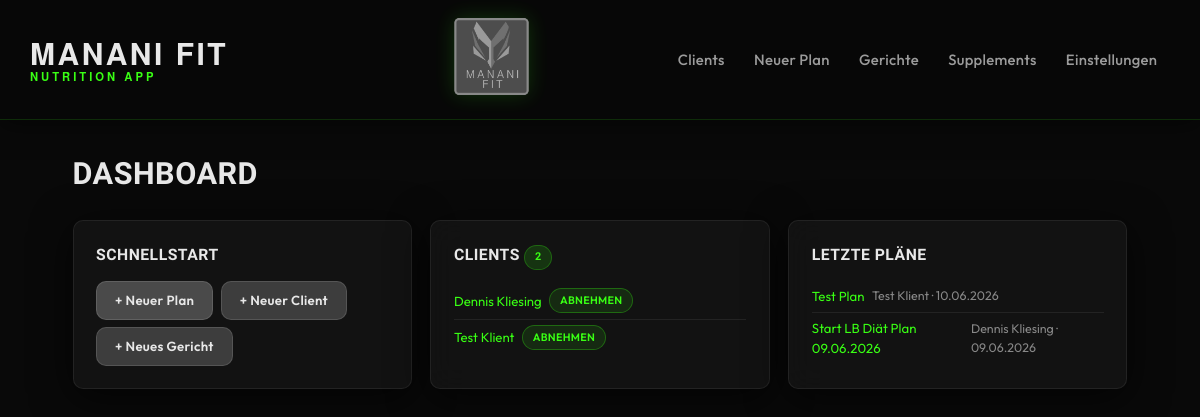
Before: / with the older database file.
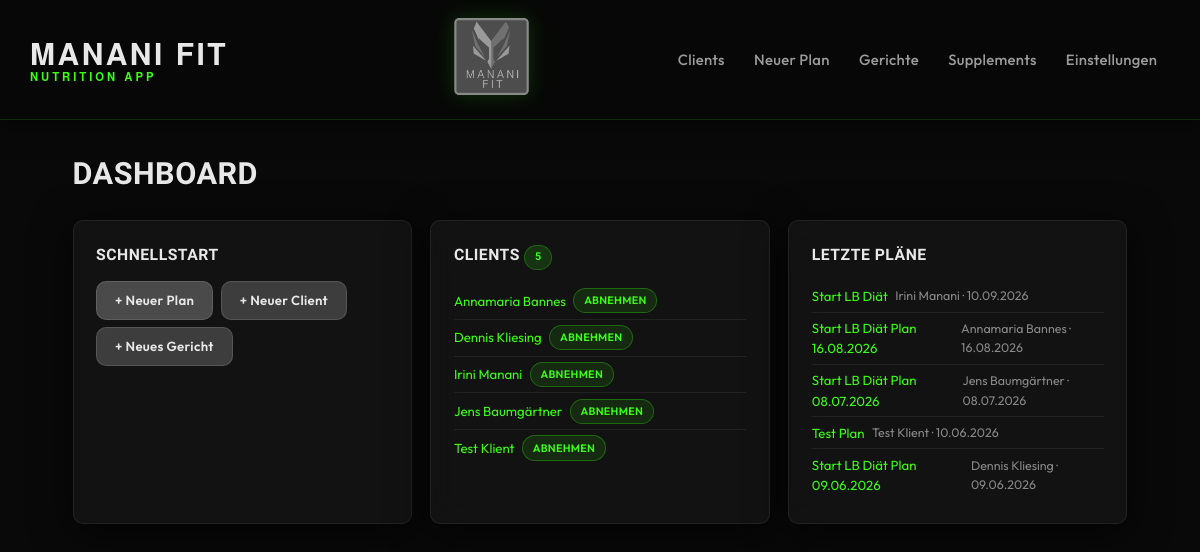
After: the same page with the newer database file.
### models.py (models this page shows, shortened)
class Client(db.Model):
    __tablename__ = "clients"
    __allow_unmapped__ = True
    id: int = db.Column(db.Integer, primary_key=True)
    name: str = db.Column(db.String(120), nullable=False)
    email: str | None = db.Column(db.String(200))
    phone: str | None = db.Column(db.String(50))
    birthdate: date | None = db.Column(db.Date)
    gender: str | None = db.Column(db.String(20))
    weight_kg: float | None = db.Column(db.Float)
    height_cm: float | None = db.Column(db.Float)
    goal: str = db.Column(db.String(30), nullable=False, default="Halten")
    restrictions_text: str | None = db.Column(db.Text)
    restriction_tags: str = db.Column(db.Text, default="[]")
    created_at: datetime = db.Column(db.DateTime, default=datetime.utcnow)
    updated_at: datetime = db.Column(
        db.DateTime, default=datetime.utcnow, onupdate=datetime.utcnow
    )
    is_archived: bool = db.Column(db.Boolean, default=False)
    macro_overrides: str | None = db.Column(db.Text, nullable=True)
    plans = db.relationship("MealPlan", back_populates="client", lazy="dynamic")

class MealPlan(db.Model):
    __tablename__ = "meal_plans"
    __allow_unmapped__ = True
    id: int = db.Column(db.Integer, primary_key=True)
    client_id: int = db.Column(db.Integer, db.ForeignKey("clients.id"), nullable=False)
    name: str = db.Column(db.String(200), nullable=False)
    date_created: datetime = db.Column(db.DateTime, default=datetime.utcnow)
    date_modified: datetime = db.Column(
        db.DateTime, default=datetime.utcnow, onupdate=datetime.utcnow
    )
    kcal_target: int = db.Column(db.Integer, nullable=False)
    n_meals: int = db.Column(db.Integer, nullable=False, default=3)
    goal: str = db.Column(db.String(30), nullable=False)
    notes: str | None = db.Column(db.Text)
    status: str = db.Column(db.String(10), default="draft")
    include_supplements: bool = db.Column(db.Boolean, default=False)
    macro_overrides: str | None = db.Column(db.Text, nullable=True)
    client = db.relationship("Client", back_populates="plans")
    meal_slots = db.relationship(
        "MealSlot",
        back_populates="plan",
        order_by="MealSlot.position",
        cascade="all, delete-orphan",
    )
    supplements = db.relationship(
        "PlanSupplement",
        back_populates="plan",
        order_by="PlanSupplement.position",
        cascade="all, delete-orphan",
    )

### app.py (the view)
    @app.route("/")
    def index():
        clients = Client.query.filter_by(is_archived=False).order_by(Client.name).all()
        recent_plans = (
            MealPlan.query.order_by(MealPlan.date_created.desc()).limit(5).all()
        )
        return render_template(
            "index.html", clients=clients, recent_plans=recent_plans
        )

### templates/index.html (shortened to what this page needs)
{% extends "base.html" %}
{% block content %}
<div class="page-header">
  <h1>Dashboard</h1>
</div>
<div class="dashboard-grid">
  <section class="card">
    <h2>Schnellstart</h2>
    <div class="quick-actions">
      <a href="{{ url_for('plans_new') }}" class="btn btn--primary">+ Neuer Plan</a>
      <a href="{{ url_for('clients_new') }}" class="btn btn--secondary">+ Neuer Client</a>
      <a href="{{ url_for('dishes_new') }}" class="btn btn--secondary">+ Neues Gericht</a>
    </div>
  </section>
  <section class="card">
    <h2>Clients <span class="badge">{{ clients|length }}</span></h2>
    {% if clients %}
      <ul class="list-plain">
        {% for c in clients[:8] %}
          <li><a href="{{ url_for('clients_detail', client_id=c.id) }}">{{ c.name }}</a>
            <span class="tag tag--{{ c.goal|lower|replace(' ', '-') }}">{{ c.goal }}</span>
          </li>
        {% endfor %}
      </ul>
    {% else %}
      <p class="empty-hint">Noch keine Clients angelegt.</p>
    {% endif %}
  </section>
  <section class="card">
    <h2>Letzte Pläne</h2>
    {% if recent_plans %}
      <ul class="list-plain">
        {% for p in recent_plans %}
          <li>
            <a href="{{ url_for('plans_edit', plan_id=p.id) }}">{{ p.name }}</a>
            <span class="hint">{{ p.client.name }} · {{ p.date_created.strftime('%d.%m.%Y') }}</span>
          </li>
        {% endfor %}
      </ul>
    {% else %}
      <p class="empty-hint">Noch keine Pläne erstellt.</p>
    {% endif %}
  </section>
</div>
{% endblock %}

### templates/base.html (shortened to what this page needs)
<!DOCTYPE html>
<html lang="de">
<head>
  <link rel="stylesheet" href="{{ url_for('static', filename='css/app.css') }}">
</head>
<body>
  <nav class="navbar">
    <a href="{{ url_for('index') }}" class="nav-brand">
      <span class="nav-title">MANANI FIT <span class="nav-subtitle">Nutrition App</span></span>
    </a>
    <div class="nav-center">
      <a href="{{ url_for('index') }}">
        <img src="{{ url_for('static', filename='uploads/manani_fit_logo.png') }}" alt="MANANI FIT" class="nav-center-logo">
      </a>
    </div>
    <ul class="nav-links">
      <li><a href="{{ url_for('clients_list') }}" {% if request.endpoint and 'clients' in request.endpoint %}class="active"{% endif %}>Clients</a></li>
      <li><a href="{{ url_for('plans_new') }}" {% if request.endpoint and 'plans_new' in request.endpoint %}class="active"{% endif %}>Neuer Plan</a></li>
      <li><a href="{{ url_for('dishes_list') }}" {% if request.endpoint and 'dishes' in request.endpoint %}class="active"{% endif %}>Gerichte</a></li>
      <li><a href="{{ url_for('supplements_list') }}" {% if request.endpoint and 'supplements' in request.endpoint %}class="active"{% endif %}>Supplements</a></li>
      <li><a href="{{ url_for('settings_view') }}" {% if request.endpoint == 'settings_view' %}class="active"{% endif %}>Einstellungen</a></li>
    </ul>
  </nav>
  <main class="main-content">
    {% block content %}{% endblock %}
  </main>
</body>
</html>

Changed rows visible on the page:
added Client: name "Annamaria Bannes", goal "ABNEHMEN"
added Client: name "Irini Manani", goal "ABNEHMEN"
added Client: name "Jens Baumgärtner", goal "ABNEHMEN"
added MealPlan: name "Start LB Diät", client.name "Irini Manani", date_created "10.09.2026"
added MealPlan: name "Start LB Diät Plan 16.08.2026", client.name "Annamaria Bannes", date_created "16.08.2026"
added MealPlan: name "Start LB Diät Plan 08.07.2026", client.name "Jens Baumgärtner", date_created "08.07.2026"
Other visible differences:
{{ clients|length }}: "2" → "5"
